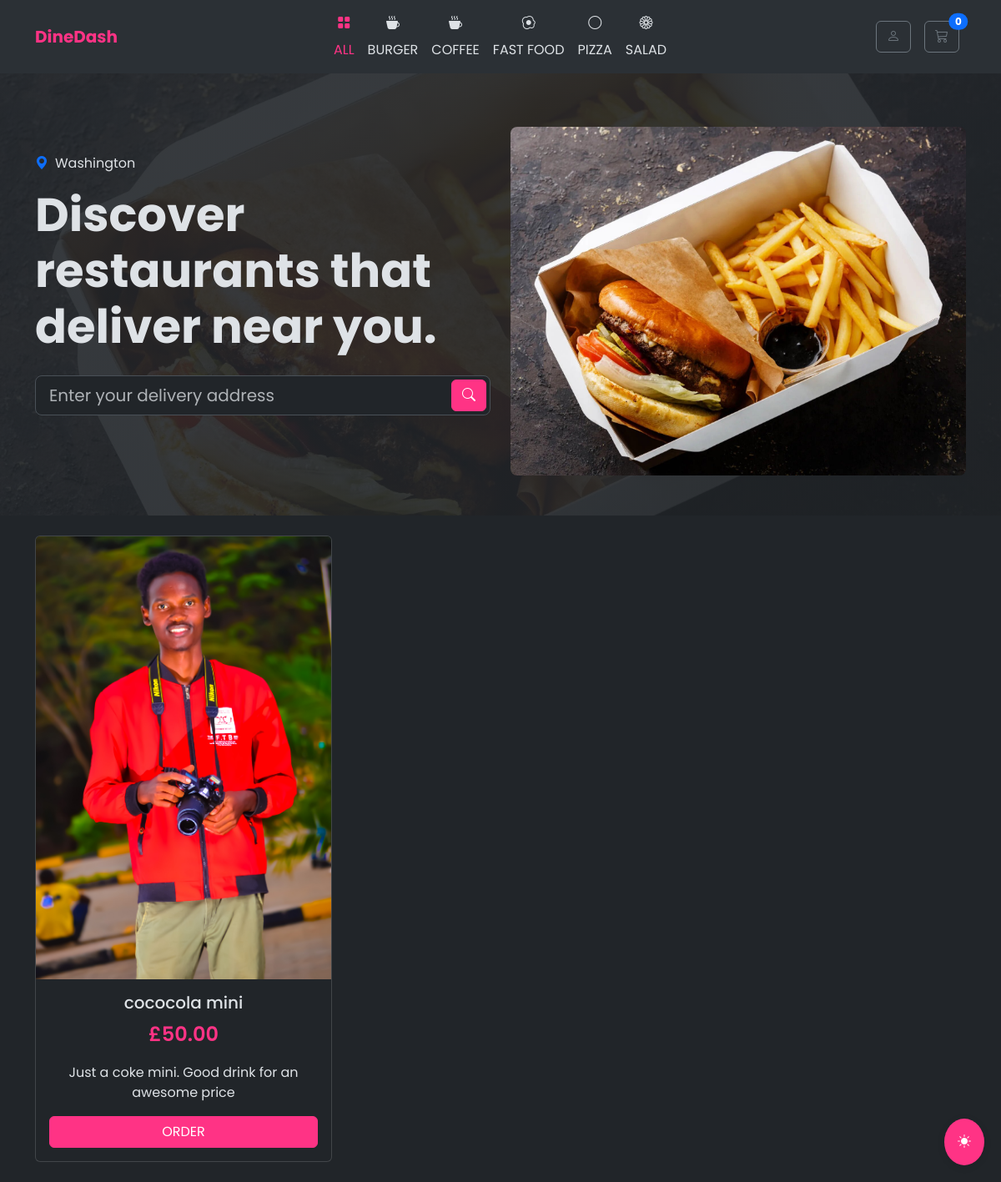
The app's page / (signed in) with its own data.
### base/models.py (models this page shows, shortened)
class Product(models.Model):
    name = models.CharField(max_length=200)
    price = models.DecimalField(max_digits=5, decimal_places=2)
    description = models.TextField()
    image = models.ImageField(upload_to='items/images/')

### base/views.py (the view)
# urls.py: 2. Add a URL to urlpatterns:  path('', Home.as_view(), name='home')
class Home(View):
    def get(self, request):
        if request.user.is_authenticated:
            items = Product.objects.all()
            if not hasattr(request.user, 'cart'):
                cart = Cart.objects.create(user = request.user)
                print(cart.id)
            else:
                cart = request.user.cart
                print(cart.id)
                cart = Cart.objects.get(id=cart.id)
                cart.update_total_price()
                print(cart.total_price)
                total_unique_items = cart.total_unique_products()
            context = {
                'items':items,
                'cart': cart,
                'total_items': total_unique_items,
            }
            return render(request, 'base/home.html', context=context)
        else:
            items = Product.objects.all()
            context = {
                'items':items
            }
            return render(request, 'base/home2.html', context=context)

### base/models.py (called while the page is built)
    def update_total_price(self):
        self.total_price = sum(item.product.price * item.quantity for item in self.cartitem_set.all())
        self.save()

    def total_unique_products(self):
        return self.cartitem_set.count()

### base/templates/base/home.html (shortened to what this page needs)
{% extends 'base/base.html' %}
{% load static %}
{% block content %}
<nav class="navbar navbar-expand-lg sticky-top bg-body-tertiary">
    <div class="container">
        <a class="navbar-brand" href="{% url 'home' %}">DineDash</a>
        <div class="collapse navbar-collapse justify-content-center" id="navbarNav">
            <ul class="navbar-nav">
                <li class="nav-item text-center">
                    <a class="nav-link active" href="#">
                        <i class="bi bi-grid-fill category-icon"></i>
                        ALL
                    </a>
                </li>
                <li class="nav-item text-center">
                    <a class="nav-link" href="#">
                        <i class="bi bi-cup-hot-fill category-icon"></i>
                        BURGER
                    </a>
                </li>
                <li class="nav-item text-center">
                    <a class="nav-link" href="#">
                        <i class="bi bi-cup-hot-fill category-icon"></i>
                        COFFEE
                    </a>
                </li>
                <li class="nav-item text-center">
                    <a class="nav-link" href="#">
                        <i class="bi bi-egg-fried category-icon"></i>
                        FAST FOOD
                    </a>
                </li>
                <li class="nav-item text-center">
                    <a class="nav-link" href="#">
                        <i class="bi bi-circle category-icon"></i>
                        PIZZA
                    </a>
                </li>
                <li class="nav-item text-center">
                    <a class="nav-link" href="#">
                        <i class="bi bi-flower1 category-icon"></i>
                        SALAD
                    </a>
                </li>
            </ul>
        </div>
        <div class="d-flex align-items-center gap-3 px-2">
            <a href="#" class="btn btn-outline-secondary">
                <i class="bi bi-person"></i>
            </a>
            <a class="btn btn-outline-secondary position-relative" data-bs-toggle="modal" data-bs-target="#cartModal">
                <i class="bi bi-cart3"></i>
                <span class="position-absolute top-0 start-100 translate-middle badge rounded-pill bg-primary"
                    id="cartitemstotal">
                    {{total_items}}
                </span>
            </a>
        </div>
    </div>
</nav>
<section class="hero-section py-5">
    <div class="container">
        <div class="row align-items-center ">
            <div class="col-lg-6" data-aos="fade-right">
                <div class="d-flex align-items-center gap-2 mb-3">
                    <i class="bi bi-geo-alt-fill text-primary"></i>
                    <span>Washington</span>
                </div>
                <h1 class="display-4 fw-bold mb-4">Discover restaurants that deliver near you.</h1>
                <div class="search-bar mb-4">
                    <input type="text" class="form-control form-control-lg pe-5"
                        placeholder="Enter your delivery address">
                    <button class="btn btn-primary">
                        <i class="bi bi-search"></i>
                    </button>
                </div>
            </div>
            <div class="col-lg-6 mt-3" data-aos="fade-left">
                <img src="{% static 'images/Hamburger-and-french-fries-paper-box.jpg' %}"
                    alt="Food delivery illustration" class="img-fluid rounded-3">
            </div>
        </div>
    </div>
</section>
<section class="py-4">
    <div class="container">
        <div class="row g-4">
            {% for item in items %}
            <div class="col-md-4" data-aos="fade-up" data-aos-delay="100">
                <div class="card h-100 food-card">
                    <img src="{{ item.image.url }}" class="card-img-top" alt="Bean Salad">
                    <div class="card-body text-center" data-id="{{ item.id }}">
                        <h5 class="card-title">{{item.name}}</h5>
                        <div class="price mb-3">£{{item.price}}</div>
                        <p class="card-text">{{item.description| truncatewords:20}}
                        </p>
                        <button class="add-to-cart btn btn-primary w-100">ORDER</button>
                    </div>
                </div>
            </div>
            {% endfor %}
        </div>
    </div>
</section>
<button class="theme-toggle" aria-label="Toggle theme">
    <i class="bi bi-sun-fill"></i>
</button>
{% endblock content %}

### static/css/style.css (style rules this page uses)
:root { --primary-color: #ff0066; --secondary-color: #ff4d4d; --hover-bg: rgba(255, 0, 102, 0.1); }
[data-bs-theme="dark"] { --primary-color: #ff3385; --secondary-color: #ff6666; --hover-bg: rgba(255, 51, 133, 0.2); }
body { font-family: 'Poppins', sans-serif; }
.navbar-brand { font-weight: 700; color: var(--primary-color) !important; }
.hero-section { min-height: 500px; background: linear-gradient(rgba(var(--bs-body-bg-rgb), 0.9), rgba(var(--bs-body-bg-rgb), 0.9)), url('/static/images/Hamburger-and-french-fries-paper-box.jpg') center/cover; }
.category-icon { width: 24px; height: 24px; display: block; margin: 0 auto 0.5rem; }
.food-card { transition: transform 0.3s ease, box-shadow 0.3s ease, background-color 0.3s ease; }
.price { color: var(--primary-color); font-size: 1.5rem; font-weight: 600; }
.btn-primary { background-color: var(--primary-color); border-color: var(--primary-color); }
.theme-toggle { position: fixed; bottom: 20px; right: 20px; z-index: 1000; padding: 1rem; border-radius: 50%; background-color: var(--primary-color); color: white; border: none; cursor: pointer; box-shadow: 0 2px 10px rgba(0, 0, 0, 0.1); transition: transform 0.3s ease; }
.nav-link { position: relative; color: var(--bs-body-color); }
.nav-link::after { content: ''; position: absolute; width: 0; height: 2px; bottom: 0; left: 50%; background-color: var(--primary-color); transition: all 0.3s ease; }
.nav-link.active { color: var(--primary-color) !important; }
.search-bar { max-width: 600px; position: relative; }
.search-bar .btn { position: absolute; right: 5px; top: 5px; }
.card-img-top { transition: transform 0.3s ease; }

### records on screen
Product: image (picture), name "cococola mini", price "50.00", description "Just a coke mini. Good drink for an awesome price"

### other values on screen
{{ total_items }} "0"
